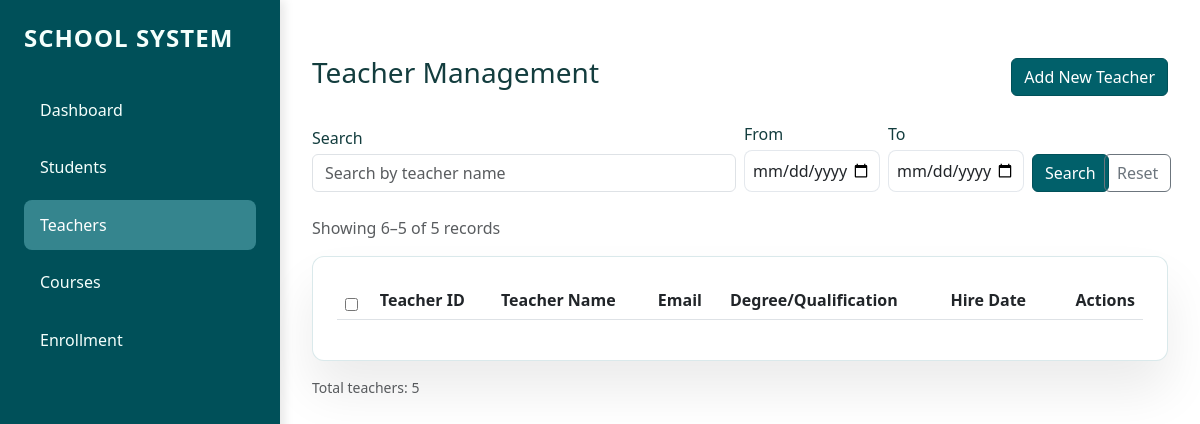
Before: /teachers?query=&start_date=&end_date=&page=2 with the older database file.
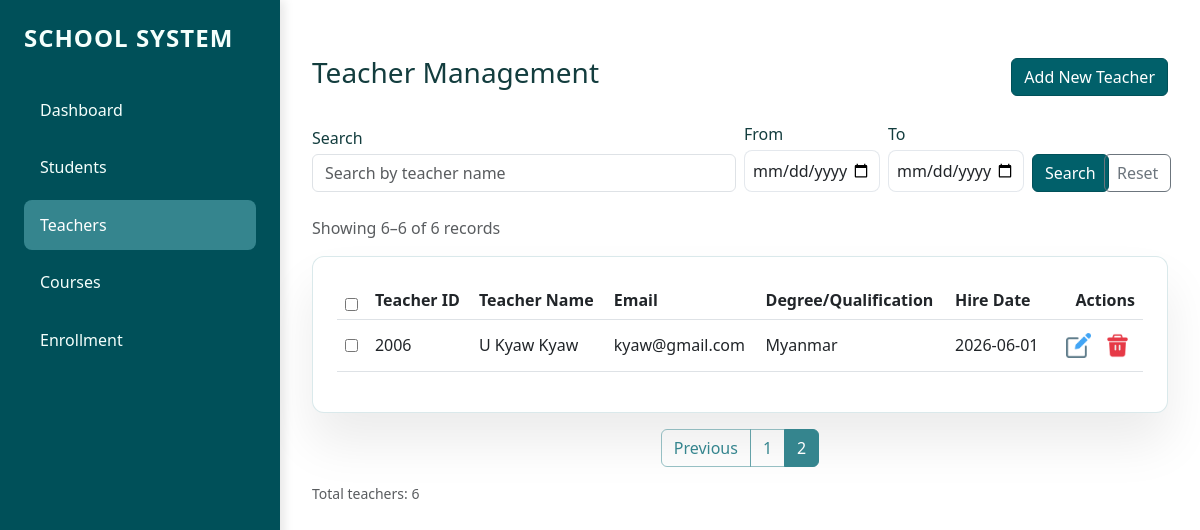
After: the same page with the newer database file.
### tables this page shows
CREATE TABLE teachers (
                teacher_id INTEGER PRIMARY KEY AUTOINCREMENT,
                name TEXT NOT NULL,
                email TEXT,
                degree TEXT,
                hire_date DATE
            );

### app.py (the view, shortened to what this page needs)
@app.route("/teachers", methods=["GET", "POST"])
def teachers_page():
    query = request.args.get("query", "").strip()
    start_date = request.args.get("start_date", "").strip()
    end_date = request.args.get("end_date", "").strip()
    page = request.args.get("page", 1, type=int)
    per_page = 5
    teachers, total = database.get_teachers(
        search_text=query or None,
        start_date=start_date or None,
        end_date=end_date or None,
        page=page,
        per_page=per_page,
    )
    total_pages = (total + per_page - 1) // per_page
    start = (page - 1) * per_page + 1 if total > 0 else 0
    end = min(page * per_page, total)
    return render_template(
        "teachers.html",
        teachers=teachers,
        query=query,
        start_date=start_date,
        end_date=end_date,
        page=page,
        total_pages=total_pages,
        total=total,
        start=start,
        end=end,
    )

### database.py (called while the page is built)
def get_connection():
    conn = sqlite3.connect(DB_NAME, timeout=30)
    conn.execute('PRAGMA foreign_keys = ON')
    conn.row_factory = sqlite3.Row
    return conn

### templates/teachers.html (shortened to what this page needs)
{% extends "base.html" %}
{% block content %}
<div class="d-flex justify-content-between align-items-center mb-4">
    <h3>Teacher Management</h3>
    <button class="btn btn-primary" data-bs-toggle="modal" data-bs-target="#addModal">Add New Teacher</button>
</div>
<form method="GET" action="{{ url_for('teachers_page') }}" class="row g-2 align-items-end mb-4">
    <div class="col-md-6">
        <label for="search" class="form-label mb-1">Search</label>
        <input type="search" name="query" class="form-control" placeholder="Search by teacher name"
            value="{{ query | default('') }}">
    </div>
    <div class="col-md-2">
        <label class="form-label mb-1">From</label>
        <input type="date" name="start_date" class="form-control" value="{{ start_date }}">
    </div>
    <div class="col-md-2">
        <label class="form-label mb-1">To</label>
        <input type="date" name="end_date" class="form-control" value="{{ end_date }}">
    </div>
    <div class="col-md-1 d-grid">
        <button type="submit" class="btn btn-outline-primary w-100">Search</button>
    </div>
    <div class="col-md-1 d-grid">
        <a href="{{ url_for('teachers_page') }}" class="btn btn-outline-secondary">Reset</a>
    </div>
</form>
<p class="text-muted">Showing {{ start }}–{{ end }} of {{ total }} records</p>
<div class="card-custom">
    <table class="table align-middle">
        <thead>
            <tr>
                <th><input type="checkbox" id="selectAll"></th>
                <th>Teacher ID</th>
                <th>Teacher Name</th>
                <th>Email</th>
                <th>Degree/Qualification</th>
                <th>Hire Date</th>
                <th class="text-end">Actions</th>
            </tr>
        </thead>
        <tbody>
            {% for s in teachers %}
            <tr>
                <td><input type="checkbox" name="selected_teachers" class="rowCheckbox" value="{{ s['teacher_id'] }}"></td>
                <td>{{ s['teacher_id'] }}</td>
                <td>{{ s['name'] }}</td>
                <td>{{ s['email'] }}</td>
                <td>{{ s['degree'] }}</td>
                <td>{{ s['hire_date'] }}</td>
                <td class="text-end">
                    <button class="btn btn-sm btn-outline-secondary" data-bs-toggle="modal"
                        data-bs-target="#edit{{ s['teacher_id'] }}"><img
                            src="{{ url_for('static', filename='image/edit.png') }}" alt="Edit"
                            style="width: 1rem; height: 1rem;"></button>
                    <form action="/teachers/{{ s['teacher_id'] }}/delete" method="POST" class="d-inline row-delete-form" data-item-name="teacher {{ s['name'] }}">
                        <button type="submit" class="btn btn-sm delete-row-delete-btn"><img
                                src="{{ url_for('static', filename='image/delete.png') }}" alt="Delete"
                                style="width: 1rem; height: 1rem;"></button>
                    </form>
                </td>
            </tr>
            {% endfor %}
        </tbody>
    </table>
</div>
{% if total_pages > 1 %}
<nav aria-label="Teacher pagination">
    <ul class="pagination justify-content-center">
        {% if page > 1 %}
        <li class="page-item">
            <a class="page-link"
                href="{{ url_for('teachers_page', query=query, start_date=start_date, end_date=end_date, page=page-1) }}">Previous</a>
        </li>
        {% endif %}
        {% for p in range(1, total_pages + 1) %}
        <li class="page-item {% if p == page %}active{% endif %}">
            <a class="page-link"
                href="{{ url_for('teachers_page', query=query, start_date=start_date, end_date=end_date, page=p) }}">{{
                p }}</a>
        </li>
        {% endfor %}
    </ul>
</nav>
{% endif %}
<div class="d-flex justify-content-between align-items-center mt-3">
    <small class="text-muted">Total teachers: {{ total }}</small>
</div>
{% endblock %}

Changed rows visible on the page:
added teachers: teacher_id "2006", name "U Kyaw Kyaw", email "kyaw@gmail.com", degree "Myanmar", hire_date "2026-06-01"
Other visible differences:
{{ end }}: "5" → "6"
{{ total }}: "5" → "6"
text now shown: "Previous"
new list line: "1"
new list line: "2"
